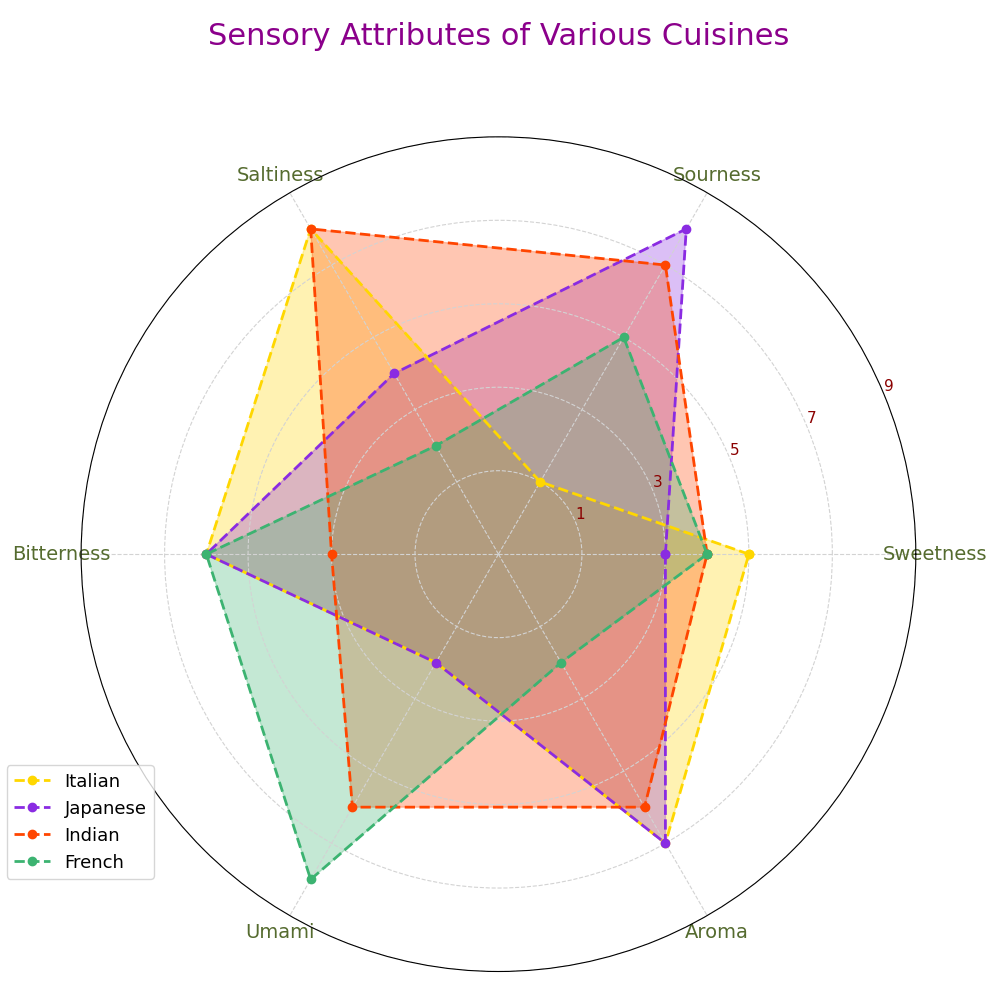

The script that drew this image:
import matplotlib.pyplot as plt
import numpy as np

attributes = ['Sweetness', 'Sourness', 'Saltiness', 'Bitterness', 'Umami', 'Aroma']
num_vars = len(attributes)

cuisine_italian = [6, 2, 9, 7, 3, 8]
cuisine_japanese = [4, 9, 5, 7, 3, 8]
cuisine_indian = [5, 8, 9, 4, 7, 7]
cuisine_french = [5, 6, 3, 7, 9, 3]

cuisine_italian += cuisine_italian[:1]
cuisine_japanese += cuisine_japanese[:1]
cuisine_indian += cuisine_indian[:1]
cuisine_french += cuisine_french[:1]

angles = np.linspace(0, 2 * np.pi, num_vars, endpoint=False).tolist()
angles += angles[:1]

fig, ax = plt.subplots(figsize=(10, 10), subplot_kw=dict(polar=True))

plt.xticks(angles[:-1], attributes, color='darkolivegreen', size=14)
ax.set_yticklabels(["1", "3", "5", "7", "9"], color='darkred', size=11)
ax.set_ylim(0, 10)
ax.grid(color='lightgrey', linestyle='--', linewidth=0.8)

colors = ['#FFD700', '#8A2BE2', '#FF4500', '#3CB371']
cuisines = [cuisine_italian, cuisine_japanese, cuisine_indian, cuisine_french]
cuisine_names = ['Italian', 'Japanese', 'Indian', 'French']

for data, name, color in zip(cuisines, cuisine_names, colors):
    ax.fill(angles, data, color=color, alpha=0.3)
    ax.plot(angles, data, linewidth=2, linestyle='--', marker='o', label=name, color=color)

plt.title('Sensory Attributes of Various Cuisines', size=22, color='darkmagenta', y=1.1)
plt.legend(loc='lower left', bbox_to_anchor=(-0.1, 0.1), fontsize=13, frameon=True)
plt.tight_layout()
plt.show()
